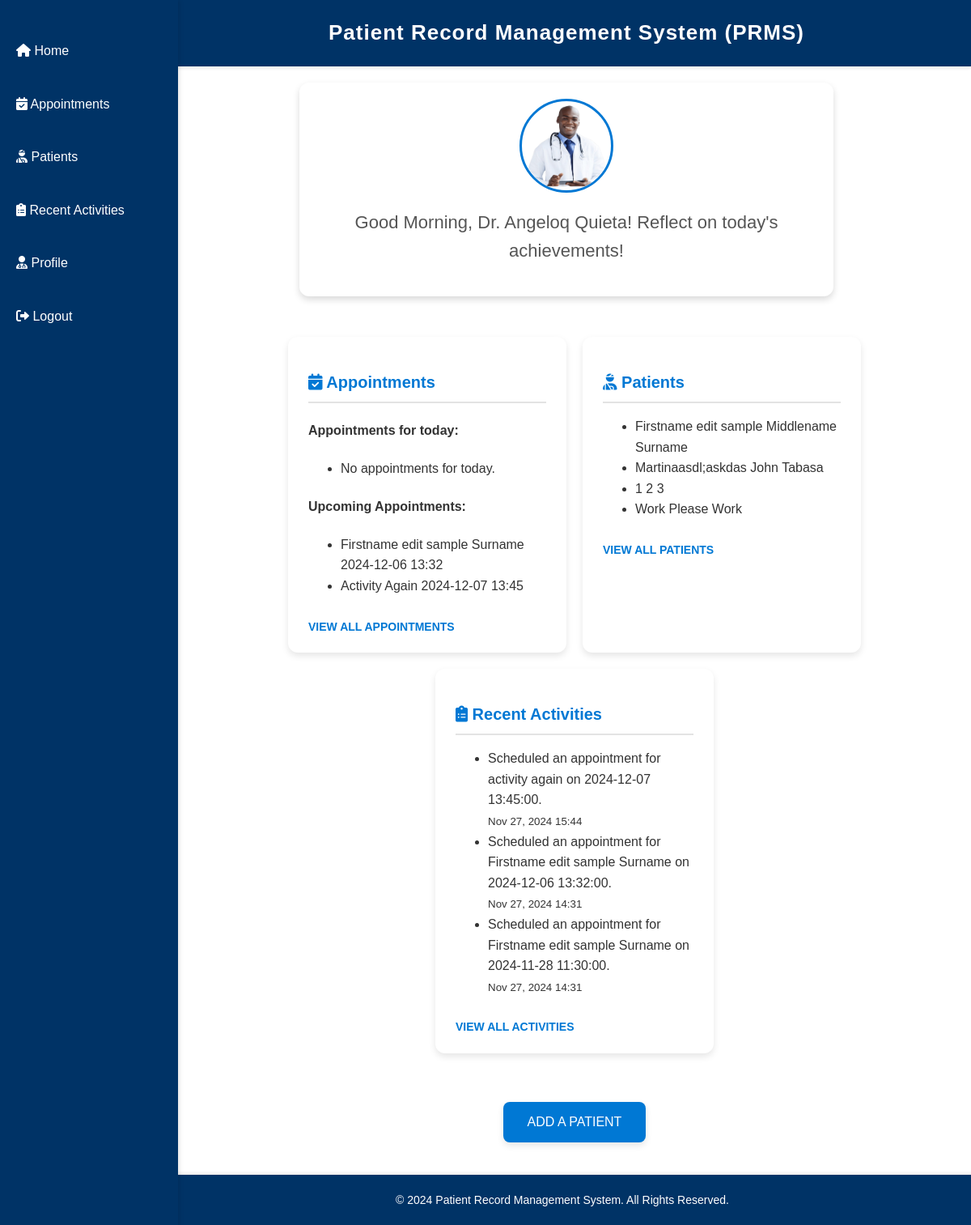
The page /home/ (signed in) on the database as committed earlier.
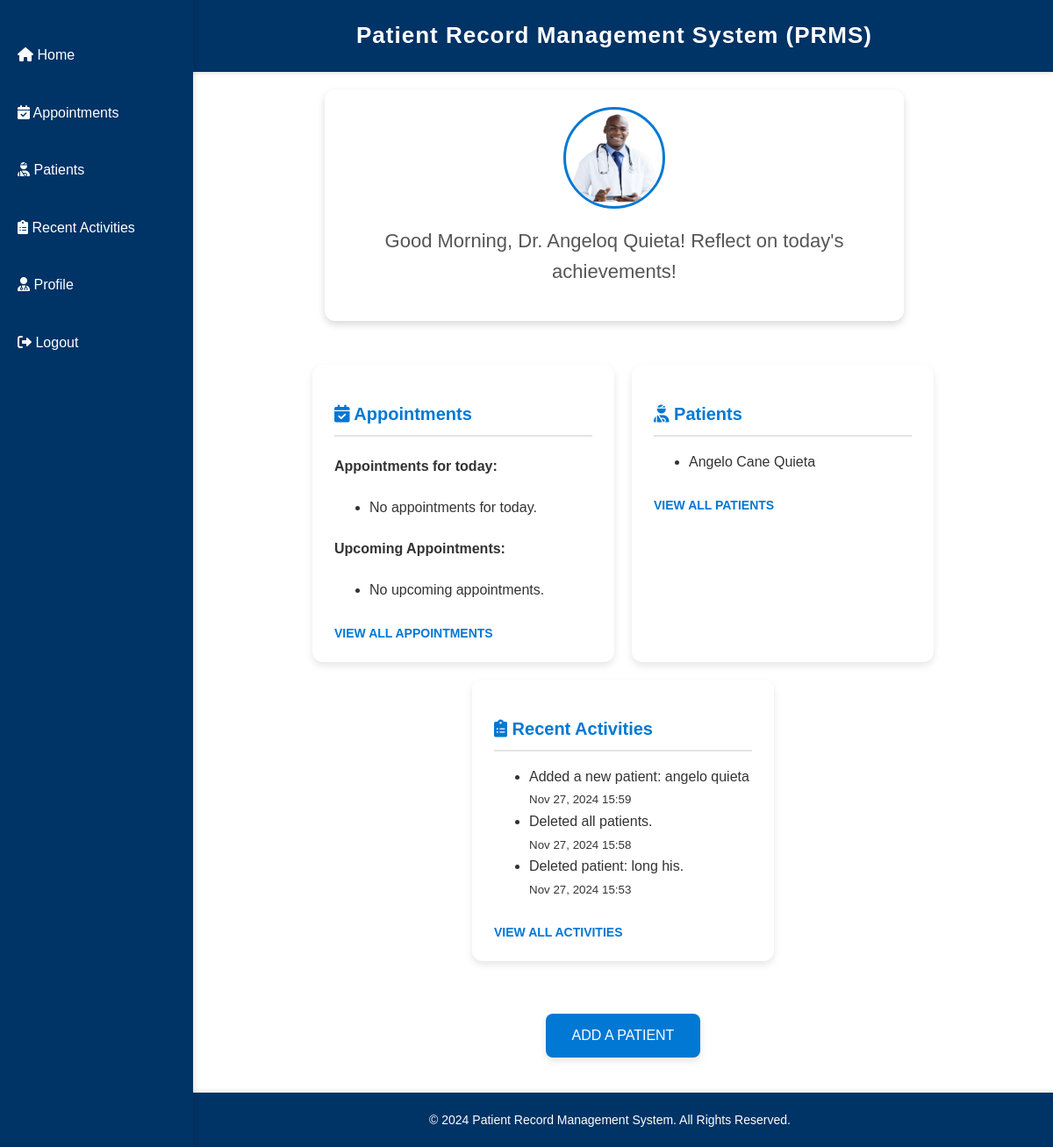
The same page on the database as committed later.
### doctor/models.py (models this page shows, shortened)
class Appointment(models.Model):
    patient = models.ForeignKey(Patient, on_delete=models.CASCADE, related_name="appointments")
    appointment_date = models.DateTimeField()
    appointment_type = models.CharField(max_length=50, default='consultation')
    location = models.CharField(max_length=100, default="Unknown Location")
    details = models.TextField()
    patient_name = models.CharField(max_length=100, null=True)  # Add this field

class Patient(models.Model):
    SEX_CHOICES = [
        ('', 'Select Sex'),  # This will show as the default option
        ('Male', 'Male'),
        ('Female', 'Female'),
    ]
    doctor = models.ForeignKey(Doctor, on_delete=models.CASCADE, related_name='patients')
    first_name = models.CharField(max_length=50)
    middle_name = models.CharField(max_length=50)
    last_name = models.CharField(max_length=50)
    age = models.IntegerField()
    sex = models.CharField(max_length=6, choices=SEX_CHOICES, blank=False)
    phone_number = models.CharField(max_length=255, blank=True, default="Not provided")
    medical_history = models.TextField()
    created_at = models.DateTimeField(default=timezone.now)

class Activity(models.Model):
    doctor = models.ForeignKey(Doctor, on_delete=models.CASCADE, related_name='activities')
    description = models.TextField()
    timestamp = models.DateTimeField(auto_now_add=True)

### doctor/views.py (the view)
# urls.py: path('home/', views.doctor_home_view, name='home'),
def doctor_home_view(request):
    doctor_id = doctor_logged_in(request)
    doctor = get_object_or_404(Doctor, id=doctor_id)
    current_hour = datetime.now().hour
    if current_hour < 12:
        greeting = "Good Morning"
    elif current_hour < 18:
        greeting = "Good Afternoon"
    else:
        greeting = "Good Evening"
    patients = doctor.patients.all()
    activities = doctor.activities.order_by('-timestamp')[:3]  # Fetch the latest 3 activities
    today_start = now().replace(hour=0, minute=0, second=0, microsecond=0)
    today_end = today_start + timedelta(days=1)
    today_appointments = Appointment.objects.filter(
        patient__doctor=doctor,
        appointment_date__gte=today_start,
        appointment_date__lt=today_end
    ).order_by('appointment_date')[:3]
    upcoming_appointments = Appointment.objects.filter(
        patient__doctor=doctor,
        appointment_date__gte=today_end
    ).order_by('appointment_date')[:3]
    return render(
        request,
        'home.html',
        {
            'doctor': doctor,
            'patients': patients,
            'activities': activities,
            'greeting': greeting,
            'today_appointments': today_appointments,
            'upcoming_appointments': upcoming_appointments,
        }
    )

### doctor/views.py (called while the page is built)
def doctor_logged_in(request):
    doctor_id = request.session.get('doctor_id')
    if not doctor_id:
        return redirect('login')
    return doctor_id

### doctor/templates/home.html (shortened to what the changed rows need)
{% load static %}
<!DOCTYPE html>
<html lang="en">
<head>
    <link rel="stylesheet" href="{% static 'home.css' %}">
    <link href="https://cdnjs.cloudflare.com/ajax/libs/font-awesome/6.0.0-beta3/css/all.min.css" rel="stylesheet">
</head>
<body>
    <header>
        <h1>Patient Record Management System (PRMS)</h1>
    </header>
    {% block profile %}
    <section class="profile-section">
        {% now "H" as current_hour %}
        {% if current_hour < 12 %}
        <h2>{{ greeting }}, Dr. {{ doctor.first_name|capfirst }} {{ doctor.last_name|capfirst }}! Ready to make a difference today?</h2>
        {% elif current_hour < 18 %}
        <h2>{{ greeting }}, Dr. {{ doctor.first_name|capfirst }} {{ doctor.last_name|capfirst }}! Let's continue to provide excellent care!</h2>
        {% else %}
        <h2>{{ greeting }}, Dr. {{ doctor.first_name|capfirst }} {{ doctor.last_name|capfirst }}! Reflect on today's achievements!</h2>
        {% endif %}
    </section>
    {% endblock %}
    <main class="content-container">
        {% now "Y" as year %}
        {% block content %}
        <article class="card appointments-card">
            <div id="nextAppointment">
                <ul>
                    {% for appointment in upcoming_appointments %}
                        <li>
                            <span class="patient-name">{{ appointment.patient.first_name|capfirst }} {{ appointment.patient.last_name|capfirst }}</span>
                            <span class="appointment-date">{{ appointment.appointment_date|date:"Y-m-d" }}</span>
                            <span class="appointment-time">{{ appointment.appointment_date|date:"H:i" }}</span>
                        </li>
                    {% empty %}
                        <li>No upcoming appointments.</li>
                    {% endfor %}
                </ul>
            </div>
        </article>
        <article class="card patients-card">
            <ul>
                {% for patient in patients|slice:":4" %}
                    <li>{{ patient.first_name|capfirst }} {{ patient.middle_name|capfirst }} {{ patient.last_name|capfirst }}</li>
                {% empty %}
                    <p>No Patients Found.</p>
                {% endfor %}
            </ul>
        </article>
        <article class="card activities-card">
            <ul>
                {% for activity in activities %}
                    <li>{{ activity.description }} <br><small>{{ activity.timestamp|date:"M d, Y H:i" }}</small></li>
                {% empty %}
                    <li>No recent activities found.</li>
                {% endfor %}
            </ul>
        </article>
        {% endblock %}
    </main>
</body>
</html>

Rows that differ between the two databases and show on the page:
removed Appointment: patient.first_name "Firstname edit sample", patient.last_name "Surname", appointment_date "2024-12-06", appointment_date "13:32"
removed Appointment: patient.first_name "Activity", patient.last_name "Again", appointment_date "2024-12-07", appointment_date "13:45"
removed Patient: first_name "Firstname edit sample", middle_name "Middlename", last_name "Surname"
removed Patient: first_name "Martinaasdl;askdas", middle_name "John", last_name "Tabasa"
removed Patient: first_name "1", middle_name "2", last_name "3"
removed Patient: first_name "Work", middle_name "Please", last_name "Work"
no longer on this page (row unchanged): Activity: description "Scheduled an appointment for activity again on 2024-12-07 13:45:00.", timestamp "Nov 27, 2024 15:44"
no longer on this page (row unchanged): Activity: description "Scheduled an appointment for Firstname edit sample Surname on 2024-12-06 13:32:00.", timestamp "Nov 27, 2024 14:31"
no longer on this page (row unchanged): Activity: description "Scheduled an appointment for Firstname edit sample Surname on 2024-11-28 11:30:00.", timestamp "Nov 27, 2024 14:31"
added Patient: first_name "Angelo", middle_name "Cane", last_name "Quieta"
added Activity: description "Added a new patient: angelo quieta", timestamp "Nov 27, 2024 15:59"
added Activity: description "Deleted all patients.", timestamp "Nov 27, 2024 15:58"
added Activity: description "Deleted patient: long his.", timestamp "Nov 27, 2024 15:53"
Other text that changed with them:
text now shown: "No upcoming appointments."
